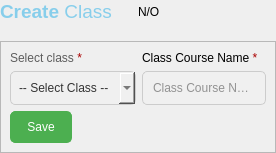
                   <widget class="QFrame" name="frame_47">
                    <property name="frameShape">
                     <enum>QFrame::Shape::NoFrame</enum>
                    </property>
                    <property name="frameShadow">
                     <enum>QFrame::Shadow::Raised</enum>
                    </property>
                    <layout class="QHBoxLayout" name="horizontalLayout_25">
                     <property name="spacing">
                      <number>0</number>
                     </property>
                     <property name="leftMargin">
                      <number>0</number>
                     </property>
                     <property name="topMargin">
                      <number>0</number>
                     </property>
                     <property name="rightMargin">
                      <number>0</number>
                     </property>
                     <property name="bottomMargin">
                      <number>0</number>
                     </property>
                     <item>
                      <widget class="QFrame" name="frame_48">
                       <property name="frameShape">
                        <enum>QFrame::Shape::NoFrame</enum>
                       </property>
                       <property name="frameShadow">
                        <enum>QFrame::Shadow::Raised</enum>
                       </property>
                       <layout class="QVBoxLayout" name="verticalLayout_36" stretch="0,0,0">
                        <property name="spacing">
                         <number>4</number>
                        </property>
                        <property name="leftMargin">
                         <number>0</number>
                        </property>
                        <property name="topMargin">
                         <number>0</number>
                        </property>
                        <property name="rightMargin">
                         <number>0</number>
                        </property>
                        <property name="bottomMargin">
                         <number>0</number>
                        </property>
                        <item>
                         <widget class="QFrame" name="frame_49">
                          <property name="frameShape">
                           <enum>QFrame::Shape::NoFrame</enum>
                          </property>
                          <property name="frameShadow">
                           <enum>QFrame::Shadow::Raised</enum>
                          </property>
                          <layout class="QHBoxLayout" name="horizontalLayout_26">
                           <property name="spacing">
                            <number>0</number>
                           </property>
                           <property name="leftMargin">
                            <number>0</number>
                           </property>
                           <property name="topMargin">
                            <number>0</number>
                           </property>
                           <property name="rightMargin">
                            <number>0</number>
                           </property>
                           <property name="bottomMargin">
                            <number>0</number>
                           </property>
                           <item>
                            <widget class="QLabel" name="label_42">
                             <property name="styleSheet">
                              <string notr="true">color:skyblue;</string>
                             </property>
                             <property name="text">
                              <string>&lt;html&gt;&lt;head/&gt;&lt;body&gt;&lt;p&gt;&lt;span style=&quot; font-size:14pt; font-weight:600;&quot;&gt;Create&lt;/span&gt;&lt;span style=&quot; font-size:14pt;&quot;&gt; Class&lt;/span&gt;&lt;/p&gt;&lt;/body&gt;&lt;/html&gt;</string>
                             </property>
                            </widget>
                           </item>
                           <item>
                            <widget class="QLabel" name="createClassCourseStatusLabel">
                             <property name="text">
                              <string>N/O</string>
                             </property>
                            </widget>
                           </item>
                          </layout>
                         </widget>
                        </item>
                        <item>
                         <spacer name="verticalSpacer">
                          <property name="orientation">
                           <enum>Qt::Orientation::Vertical</enum>
                          </property>
                          <property name="sizeType">
                           <enum>QSizePolicy::Policy::Preferred</enum>
                          </property>
                          <property name="sizeHint" stdset="0">
                           <size>
                            <width>20</width>
                            <height>14</height>
                           </size>
                          </property>
                         </spacer>
                        </item>
                        <item>
                         <widget class="QFrame" name="frame_50">
                          <property name="frameShape">
                           <enum>QFrame::Shape::StyledPanel</enum>
                          </property>
                          <property name="frameShadow">
                           <enum>QFrame::Shadow::Raised</enum>
                          </property>
                          <layout class="QHBoxLayout" name="horizontalLayout_30">
                           <item>
                            <widget class="QFrame" name="frame_62">
                             <property name="styleSheet">
                              <string notr="true">QLineEdit{
	background-color: #f0f0f0;
	border: 1px solid #ccc;
	border-radius: 5px;
	padding: 8px;
	color: #333;
}

QLineEdit:hover{
	border-color: #aaa;
}

QLineEdit:focus{
	border-color: #5cacee;
}

QPushButton {
	background-color: #4caf50;
	color: white;
	border: 1px solid #4caf50;
	border-radius: 5px;
	padding: 8px 16px;
}QLineEdit:hover{
	border-color: #aaa;
}

QLineEdit:focus{
	border-color: #5cacee;
}

QPushButton:hover{
	background-color: #45a049;
}

QPushButton:pressed{
	background-color: #3e8e41;
}

QComboBox{
	background-color: #f0f0f0;
	border: 1px solid #ccc;
	border-radius: 5px;
	padding: 8px;
	color: #333;
}

QComboBox:hover{
	border-color: #aaa;
}

QComboBox:focus{
	border-color: #5cacee;
}</string>
                             </property>
                             <property name="frameShape">
                              <enum>QFrame::Shape::NoFrame</enum>
                             </property>
                             <property name="frameShadow">
                              <enum>QFrame::Shadow::Raised</enum>
                             </property>
                             <layout class="QGridLayout" name="gridLayout_9">
                              <property name="leftMargin">
                               <number>0</number>
                              </property>
                              <property name="topMargin">
                               <number>0</number>
                              </property>
                              <property name="rightMargin">
                               <number>0</number>
                              </property>
                              <property name="bottomMargin">
                               <number>0</number>
                              </property>
                              <item row="2" column="0" alignment="Qt::AlignmentFlag::AlignLeft">
                               <widget class="QPushButton" name="CreateClassCoursePushButton">
                                <property name="text">
                                 <string>Save</string>
                                </property>
                               </widget>
                              </item>
                              <item row="0" column="0">
                               <widget class="QLabel" name="label_55">
                                <property name="styleSheet">
                                 <string notr="true">color:rgb(93, 93, 93);
</string>
                                </property>
                                <property name="text">
                                 <string>&lt;html&gt;&lt;head/&gt;&lt;body&gt;&lt;p&gt;Select class &lt;span style=&quot; color:#aa0000;&quot;&gt;*&lt;/span&gt;&lt;/p&gt;&lt;/body&gt;&lt;/html&gt;</string>
                                </property>
                               </widget>
                              </item>
                              <item row="0" column="1">
                               <widget class="QLabel" name="label_56">
                                <property name="text">
                                 <string>&lt;html&gt;&lt;head/&gt;&lt;body&gt;&lt;p&gt;Class Course Name &lt;span style=&quot; color:#aa0000;&quot;&gt;*&lt;/span&gt;&lt;/p&gt;&lt;/body&gt;&lt;/html&gt;</string>
                                </property>
                               </widget>
                              </item>
                              <item row="1" column="0">
                               <widget class="QComboBox" name="selectClassCombobox">
                                <property name="sizePolicy">
                                 <sizepolicy hsizetype="Expanding" vsizetype="Fixed">
                                  <horstretch>0</horstretch>
                                  <verstretch>0</verstretch>
                                 </sizepolicy>
                                </property>
                                <property name="placeholderText">
                                 <string>-- Select Class --</string>
                                </property>
                               </widget>
                              </item>
                              <item row="1" column="1">
                               <widget class="QLineEdit" name="create_class_course_name_entry">
                                <property name="placeholderText">
                                 <string>Class Course Name</string>
                                </property>
                               </widget>
                              </item>
                             </layout>
                            </widget>
                           </item>
                          </layout>
                         </widget>
                        </item>
                       </layout>
                      </widget>
                     </item>
                     <item>
                      <widget class="QFrame" name="frame_51">
                       <property name="sizePolicy">
                        <sizepolicy hsizetype="Expanding" vsizetype="Preferred">
                         <horstretch>0</horstretch>
                         <verstretch>0</verstretch>
                        </sizepolicy>
                       </property>
                       <property name="frameShape">
                        <enum>QFrame::Shape::NoFrame</enum>
                       </property>
                       <property name="frameShadow">
                        <enum>QFrame::Shadow::Raised</enum>
                       </property>
                      </widget>
                     </item>
                    </layout>
                   </widget>
